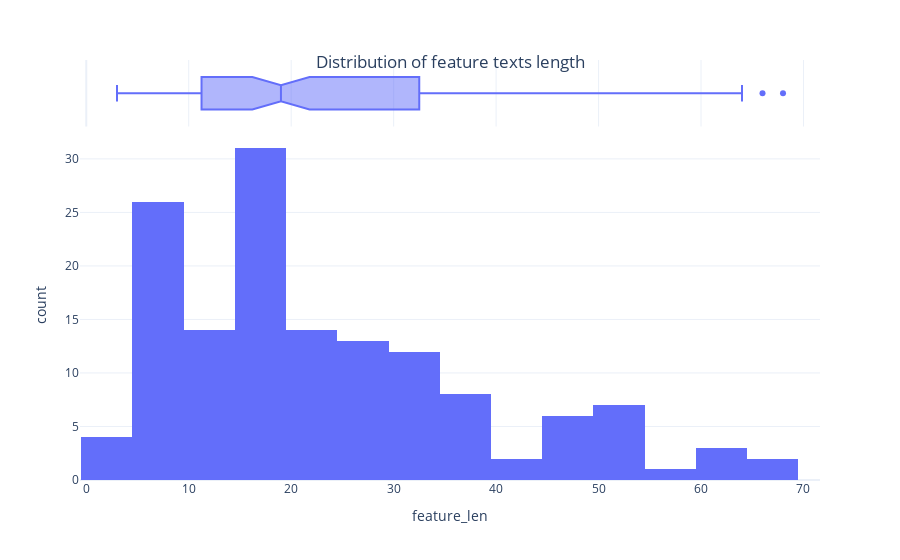

The notebook cell this image was saved under:
### Code cell
fig = px.histogram(Features,
                   x = 'feature_len',
                   marginal='box')
fig.update_layout(title ={
    'text':'Distribution of feature texts length',
'y':0.9,
'x':0.5},
                  template ='plotly_white')
fig.show()

### Figure 1 — Plotly figure (JSON) as saved in the notebook; plotly's stock layout.template omitted (floating-point values rounded to 4 significant figures; data arrays with more than 128 entries replaced by an {"elided": "..."} marker saying what was removed)
{"data": [{"alignmentgroup": "True", "bingroup": "x", "hovertemplate": "feature_len=%{x}<br>count=%{y}<extra></extra>", "legendgroup": "", "marker": {"color": "#636efa", "pattern": {"shape": ""}}, "name": "", "offsetgroup": "", "orientation": "v", "showlegend": false, "type": "histogram", "x": {"elided": "143 int values"}, "xaxis": "x", "yaxis": "y"}, {"alignmentgroup": "True", "hovertemplate": "feature_len=%{x}<extra></extra>", "legendgroup": "", "marker": {"color": "#636efa"}, "name": "", "notched": true, "offsetgroup": "", "showlegend": false, "type": "box", "x": {"elided": "143 int values"}, "xaxis": "x2", "yaxis": "y2"}], "layout": {"barmode": "relative", "legend": {"tracegroupgap": 0}, "margin": {"t": 60}, "title": {"text": "Distribution of feature texts length", "x": 0.5, "y": 0.9}, "xaxis": {"anchor": "y", "domain": [0, 1], "title": {"text": "feature_len"}}, "xaxis2": {"anchor": "y2", "domain": [0, 1], "matches": "x", "showgrid": true, "showticklabels": false}, "yaxis": {"anchor": "x", "domain": [0, 0.8316], "title": {"text": "count"}}, "yaxis2": {"anchor": "x2", "domain": [0.8416, 1], "matches": "y2", "showgrid": false, "showline": false, "showticklabels": false, "ticks": ""}}}
